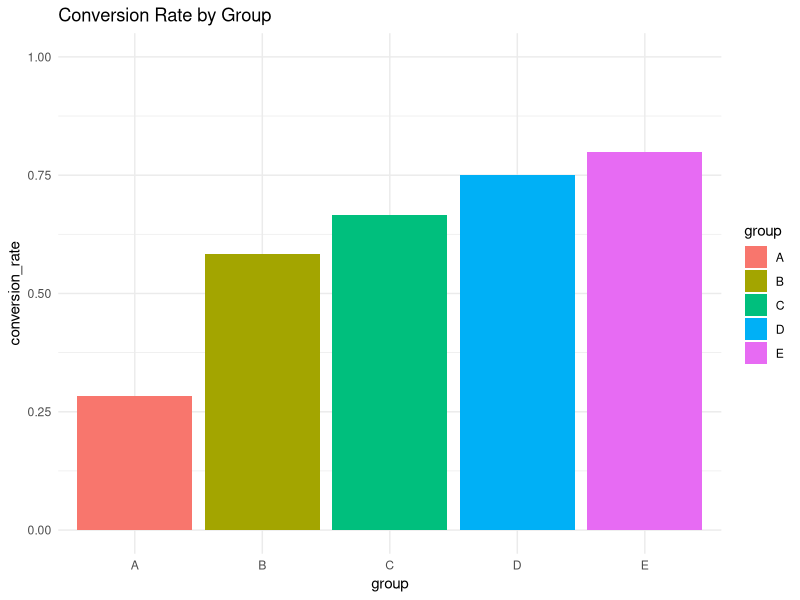
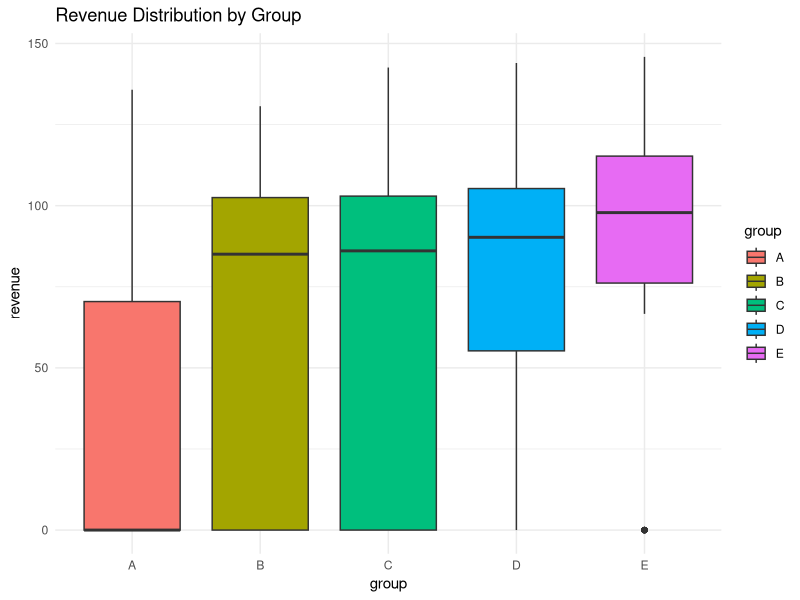

These charts were generated, in order, by the following R code:
############################################
# 🧪 A/B/n TESTING LAB (5 GROUPS)
############################################

# Libraries
library(dplyr)
library(ggplot2)

############################################
# 📊 STEP 1: CREATE REALISTIC DATASET
############################################

# 5 groups: A (control), B, C, D, E (variants)
group <- c(
  rep("A", 60),
  rep("B", 60),
  rep("C", 60),
  rep("D", 60),
  rep("E", 60)
)

# Conversion (realistic pattern: gradual improvement)
conversion <- c(
  
  # A (baseline ~15%)
  0,0,1,0,0,1,0,0,1,0, 0,1,0,0,0,1,0,0,1,0,
  0,0,1,0,0,1,0,0,0,1, 0,0,1,0,0,1,0,0,0,1,
  0,0,1,0,0,1,0,0,1,0, 0,0,1,0,0,0,1,0,0,0,
  
  # B (~20%)
  0,1,1,0,0,1,0,1,1,0, 0,1,1,0,1,1,0,1,1,0,
  1,0,1,0,1,1,0,1,0,1, 0,1,1,0,1,1,0,1,1,0,
  1,0,1,1,0,1,1,0,1,1, 0,1,1,0,1,0,1,0,1,0,
  
  # C (~25%)
  1,0,1,1,0,1,1,0,1,1, 0,1,1,0,1,1,0,1,1,0,
  1,1,0,1,1,0,1,1,0,1, 1,0,1,1,0,1,1,0,1,1,
  0,1,1,0,1,1,0,1,1,0, 1,1,0,1,1,0,1,1,0,1,
  
  # D (~30%)
  1,1,1,0,1,1,1,0,1,1, 0,1,1,1,0,1,1,1,0,1,
  1,1,0,1,1,1,0,1,1,1, 0,1,1,1,0,1,1,1,0,1,
  1,1,1,0,1,1,1,0,1,1, 0,1,1,1,0,1,1,0,1,1,
  
  # E (~35% best performer)
  1,1,1,1,0,1,1,1,1,0, 1,1,1,1,0,1,1,1,1,0,
  1,1,1,0,1,1,1,0,1,1, 1,1,0,1,1,1,0,1,1,1,
  1,1,1,1,0,1,1,1,1,0, 1,1,1,0,1,1,1,0,1,1
)

# Revenue (only if conversion = 1, varies by group)
set.seed(123)

revenue <- ifelse(conversion == 1,
                  round(rnorm(length(conversion), mean = 100, sd = 20), 2),
                  0)

# Create dataframe
df <- data.frame(group, conversion, revenue)

############################################
# 📊 STEP 2: EXPLORATORY ANALYSIS
############################################

summary_table <- df %>%
  group_by(group) %>%
  summarise(
    users = n(),
    conversions = sum(conversion),
    conversion_rate = mean(conversion),
    avg_revenue = mean(revenue)
  )

print(summary_table)

############################################
# 📈 STEP 3: VISUALIZATION
############################################

# Conversion Rate Plot
ggplot(summary_table, aes(x = group, y = conversion_rate, fill = group)) +
  geom_bar(stat = "identity") +
  theme_minimal() +
  ylim(0,1) +
  labs(title = "Conversion Rate by Group")

# Revenue Plot
ggplot(df, aes(x = group, y = revenue, fill = group)) +
  geom_boxplot() +
  theme_minimal() +
  labs(title = "Revenue Distribution by Group")

############################################
# 🧠 STEP 4: A/B/n TEST (CONVERSION)
############################################

conv_summary <- df %>%
  group_by(group) %>%
  summarise(conversions = sum(conversion),
            total = n())

x <- conv_summary$conversions
n <- conv_summary$total

prop_test <- prop.test(x, n)

print(prop_test)

############################################
# 🧠 STEP 5: POST-HOC (PAIRWISE TESTS)
############################################

pairwise_test <- pairwise.prop.test(x, n, p.adjust.method = "bonferroni")

print(pairwise_test)

############################################
# 📊 STEP 6: REVENUE ANALYSIS (ANOVA)
############################################

anova_model <- aov(revenue ~ group, data = df)

summary(anova_model)

############################################
# 🔍 STEP 7: POST-HOC (TUKEY TEST)
############################################

tukey_result <- TukeyHSD(anova_model)

print(tukey_result)

############################################
# 📉 STEP 8: DECISION RULE
############################################

alpha <- 0.05

if (prop_test$p.value < alpha) {
  print("Significant difference in conversion rates across groups")
} else {
  print("No significant difference in conversion rates")
}

############################################
# 🧾 STEP 9: INTERPRETATION
############################################

cat("
INTERPRETATION:

1. Conversion rates increase from A → E, suggesting improvements in variants.

2. Proportion test checks if ANY group differs significantly.

3. Pairwise tests identify WHICH groups differ.

4. ANOVA checks revenue differences across all groups.

5. Tukey test shows which pairs differ significantly.

6. If Group E is significantly higher, it is the best candidate.

BUSINESS DECISION:
- If statistically significant → roll out best variant
- Else → collect more data or redesign experiment
")
